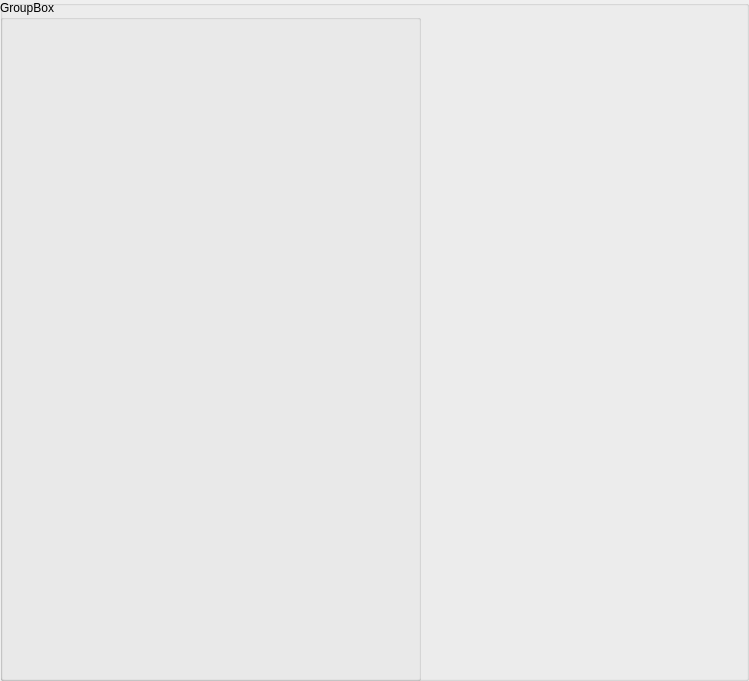
<?xml version="1.0" encoding="UTF-8"?>
<ui version="4.0">
 <class>GroupBox</class>
 <widget class="QGroupBox" name="GroupBox">
  <property name="geometry">
   <rect>
    <x>0</x>
    <y>0</y>
    <width>749</width>
    <height>681</height>
   </rect>
  </property>
  <property name="windowTitle">
   <string>GroupBox</string>
  </property>
  <widget class="QGroupBox" name="groupBox">
   <property name="geometry">
    <rect>
     <x>0</x>
     <y>0</y>
     <width>421</width>
     <height>681</height>
    </rect>
   </property>
   <property name="title">
    <string>GroupBox</string>
   </property>
  </widget>
 </widget>
 <resources/>
 <connections/>
</ui>
